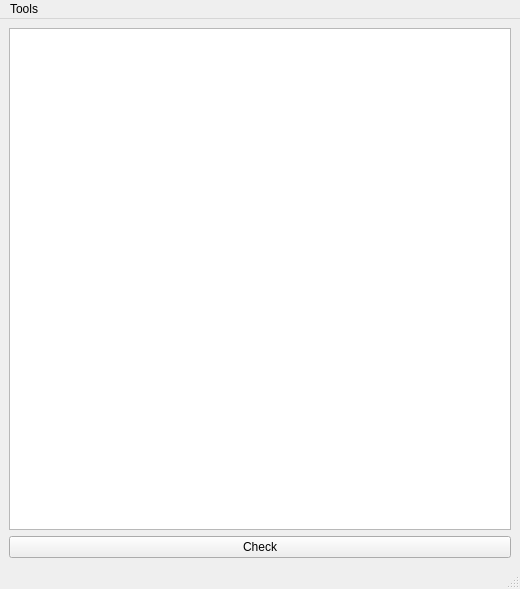
<?xml version="1.0" encoding="UTF-8"?>
<ui version="4.0">
 <class>MainWindow</class>
 <widget class="QMainWindow" name="MainWindow">
  <property name="geometry">
   <rect>
    <x>0</x>
    <y>0</y>
    <width>520</width>
    <height>589</height>
   </rect>
  </property>
  <property name="windowTitle">
   <string>Baseline Check</string>
  </property>
  <widget class="QWidget" name="centralwidget">
   <layout class="QVBoxLayout" name="verticalLayout_2">
    <item>
     <layout class="QVBoxLayout" name="verticalLayout">
      <item>
       <widget class="QTextEdit" name="textEdit"/>
      </item>
      <item>
       <widget class="QPushButton" name="check_button">
        <property name="text">
         <string>Check</string>
        </property>
       </widget>
      </item>
     </layout>
    </item>
   </layout>
  </widget>
  <widget class="QMenuBar" name="menubar">
   <property name="geometry">
    <rect>
     <x>0</x>
     <y>0</y>
     <width>520</width>
     <height>26</height>
    </rect>
   </property>
   <widget class="QMenu" name="menuTools">
    <property name="title">
     <string>Tools</string>
    </property>
    <addaction name="actionRefresh_Database"/>
   </widget>
   <addaction name="menuTools"/>
  </widget>
  <widget class="QStatusBar" name="statusbar"/>
  <action name="actionRefresh_Database">
   <property name="text">
    <string>Refresh Database</string>
   </property>
  </action>
 </widget>
 <resources/>
 <connections/>
</ui>
